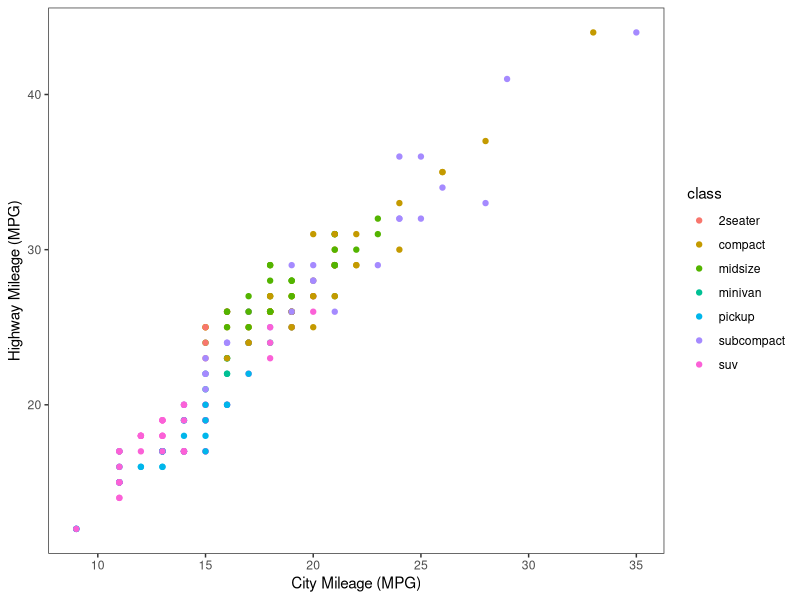
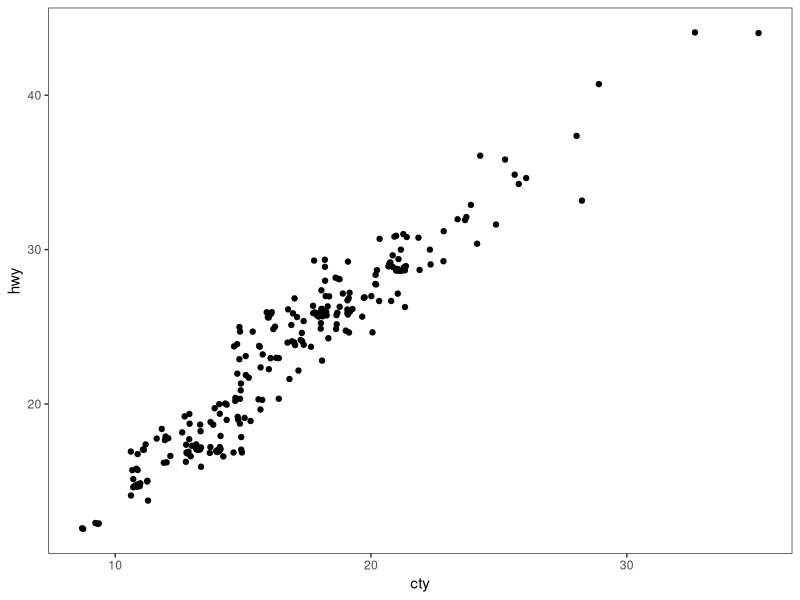
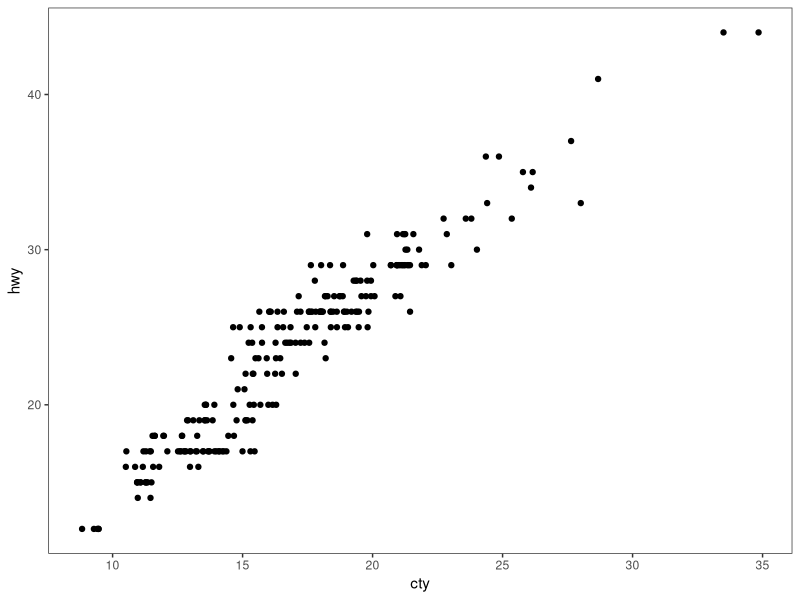
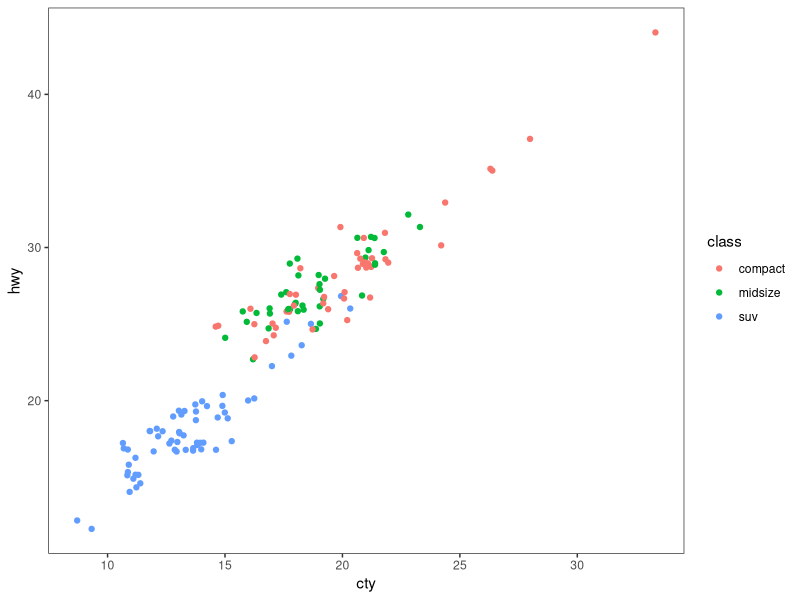
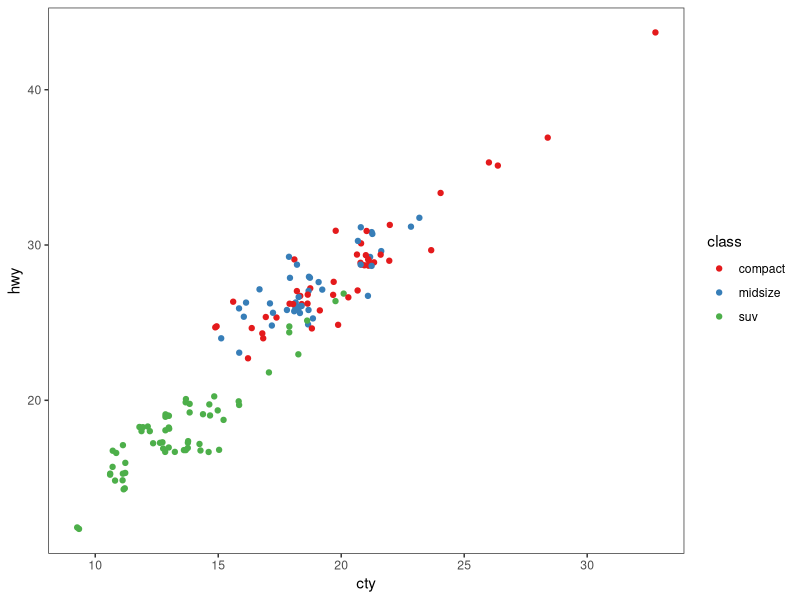
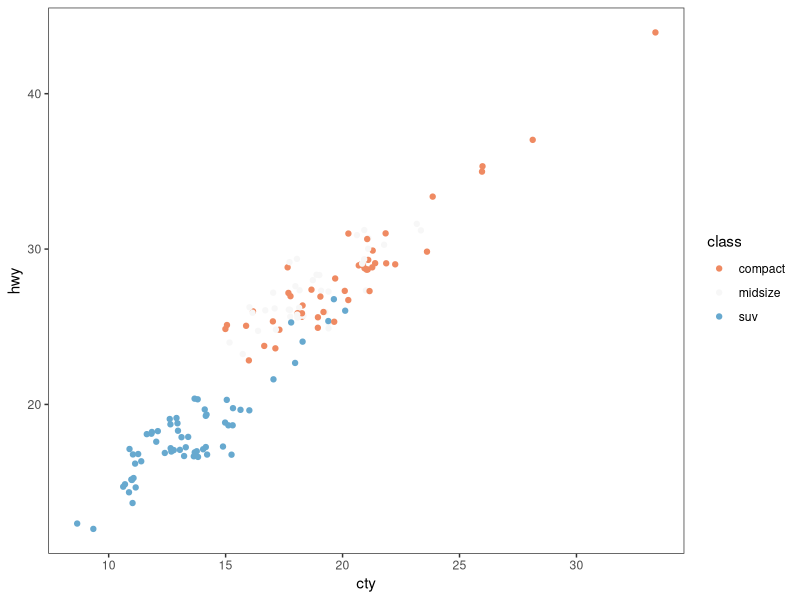
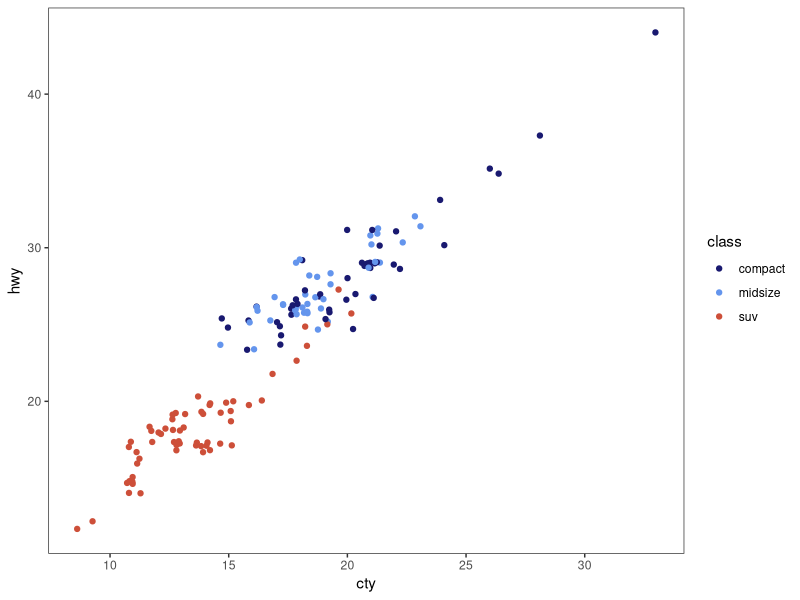
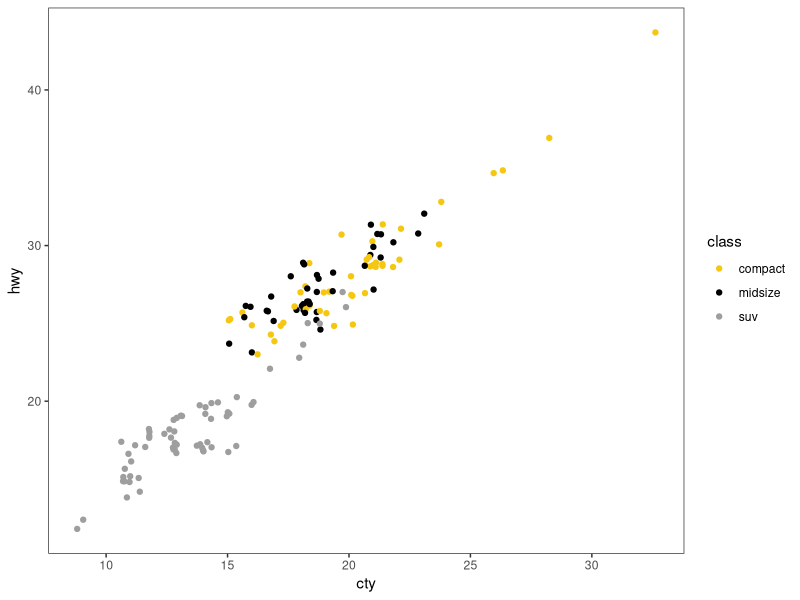

Write R code to recreate these figures, in order. (Note: this script raises an error after producing the figures.)
# ---------------------------------------------------------- #
#### MODULE 3: Plot even more data!                       ####               
# ---------------------------------------------------------- #

## OBJECTIVE:
# 1. To develop a "grammar of graphics".
# 2. To become comfortable using ggplot2 for exploratory data visualization.


# ---------------------------------------------------------- #
#### SET UP:                                              ####
# ---------------------------------------------------------- #
# REMINDER: In RStudio, open the Rproject for our course (UNCG_DataWrangling), 
# pull any changes from GitHub, and navigate to the branch you created for 
# yourself (just a single branch for the whole semester) in RStudio's Git tab.
# Open this week's assignment in this new branch to complete and submit on GitHub.
# Ideally, you'll commit your answers a bit at a time as you work through
# this assignment, rather than committing all at once at the end.

# Reminder of some helpful resources for graphing in R:
# ggplot Cookbook: http://www.cookbook-r.com/Graphs/
# Official ggplot2 Book: https://ggplot2-book.org/
# Themes in ggplot2: https://ggplot2-book.org/polishing.html#themes

# In ggplot2, aesthetic means “something you can see”. Each aesthetic is a
# mapping between a visual cue and a variable.
# Examples include:
# position (i.e., on the x and y axes)
# color (“outside” color)
# fill (“inside” color)
# shape (of points)
# line type
# size

# Each type of geometric object (geom) accepts only a subset of all aesthetics.
# Refer to the geom help pages to see what mappings each geom accepts. Aesthetic
# mappings are set with the aes() function.

# TASK: We will be using the ggplot2 package for graphing. Fortunately, ggplot2 
# is nested within the tidyverse package (along with many others).
# Start by writing code to load the tidyverse library.
# HINT: see the end of assignment #1 if you forgot how to load a package.


# TASK: Write code below to set your theme to black and white and both your major
# AND minor gridlines to element_blank for all plots you'll be making today.
# HINT: Check back to last week's assignment section 1.9 for setting themes for
# all plots.

library(tidyverse)

theme_set(
  theme_bw() +
    theme(
      panel.grid.major = element_blank(),
      panel.grid.minor = element_blank()))


# ---------------------------------------------------------- #
#### 1.0 CORRELATION                                      ####
# ---------------------------------------------------------- #

# We learned how to make correlations last week, but it never hurts to get
# more practice! Let's start by using a data set built into ggplot2.
# The mpg dataset looks at the gas efficiency of different cars. Run the following
# code to load the data:
data(mpg, package = "ggplot2")

# TASK: Create a scatterplot (i.e., a dot plot) to relate city and highway mileage.
# Color the points by the class of car (class column) and label the x and y axis 
# to be more informative (City Mileage (MPG) vs Highway Mileage (MPG)).
# HINT: Refer back to last week's assignment or the ggplot help resources if you 
# forget how to make a scatterplot.

ggplot(mpg, aes(x = cty, y = hwy, color = class)) +
  geom_point() +
  xlab("City Mileage (MPG)") +
  ylab("Highway Mileage (MPG)")

# Looks alright, but the graph may be hiding some information...
# QUESTION: How many data points are in the mpg dataframe?

nrow(mpg)
##234

# QUESTION: Approximately how many dots are in the graph you just made? How does
# that compare to the number of observations in the dataframe?

##There are about 75 dots visible but there are actually 234 observations because many points overlap.

# Try another correlation-focused geom that addresses this problem by running
# the following code:
ggplot(data=mpg, aes(x=cty, y=hwy)) + 
  geom_jitter()


# QUESTION: What happened when you created the plot with geom_jitter?

##The points are spread out

# QUESTION: Run the code to create a plot using geom_jitter a second time. Then run it
# again and again. What happens each time? Why is this happening?

##The points shift around a little due to being randomly placed.

# TASK: The default in geom_jitter is to jitter (or slightly move) the points away
# from each other in both the x and y directions. Check the help file for geom_jitter
# and write code below to make a graph where you jitter points in only the x-dimension
# by 0.5.

ggplot(data = mpg, aes(x = cty, y = hwy)) + 
  geom_jitter(width = 0.5, height = 0)

# ---------------------------------------------------------- #
#### 1.1 DETOUR! COLORS, COLORS, COLORS                   ####
# ---------------------------------------------------------- #

# Our world is so colorful, and our graphs can be too! But we want to be mindful
# of our color choices to not only be beautiful, but also informative and accessible.

# TASK: Create a new dataframe that filters our mpg data down to only information
# for car classes compact, midsize, and suv using an %in% statement. Name your 
# new dataframe mpgSubset.
# HINT: Refer back to the Transform assignment if you want help with %in% (or 
# try googling!)

mpgSubset <- mpg %>%
  filter(class %in% c("compact", "midsize", "suv"))

# ggplot has lots of nice (and some not so nice) built-in color palettes that we 
# can use to fill our bars with color. Try running the following code:
ggplot(data=mpgSubset, aes(x=cty, y=hwy, color=class)) +
  geom_jitter()

# The code above supplies us with ggplot's default color palette, which I find not
# so pleasing. Let's try to change this!

# We can add a statement specifying the scale of colors we would prefer. One way
# to do this is to use other pre-set palettes from ggplot. Run the code below to 
# ask ggplot to use the color brewer's palette called Set 1.
ggplot(data=mpgSubset, aes(x=cty, y=hwy, color=class)) +
  geom_jitter() +
  scale_color_brewer(palette="Set1")

# Alternatively, we could use the "RdBu" palette:
ggplot(data=mpgSubset, aes(x=cty, y=hwy, color=class)) +
  geom_jitter() +
  scale_color_brewer(palette="RdBu")

# QUESTION: Investigate the color brewer's range of palettes at this website: 
# https://r-graph-gallery.com/38-rcolorbrewers-palettes.html
# What do you notice about the colors chosen from each of the palettes that we
# used above? (i.e., does it use the first three colors in the palette? The last
# three? Some other combination?)

##uses three colors from the chosen palette to match the three car classes. 

# We could also pick out EXACTLY which colors we want for our figure. 
# There are 4 main ways to specify colors in R:
### by name
### by number
### by Hex code
### with the rgb() function

# By Name: R allows you to call more than 600 colors by name! Run the following
# code to see a list:
colors()

# We can put in the colors we chose for each variable by adding the 
# scale_color_manual() function to our plot. Try it out by running the following
# code:
ggplot(data=mpgSubset, aes(x=cty, y=hwy, color=class)) +
  geom_jitter() +
  scale_color_manual(values=c('midnightblue', 'cornflowerblue', 'tomato3'))


# You can also chose colors by number, which are assigned in R.

# TASK: Copy and paste the code to make our scatterplot and replace the color names
# with three numbers of your choice (between 1 and 657). How does your new figure look?
# HINT: remember to remove the quotation marks when calling numbers.

ggplot(data = mpgSubset, aes(x = cty, y = hwy, color = class)) +
  geom_jitter() +
  scale_color_manual(values = c(23, 89, 456))

##Data is same just colors are changed black, yellow, grey.

# QUESTION: How do you think you could figure out which color name belongs to
# each color number?
# HINT: Try creating a dataframe from color() by passing it into the
# as.data.frame() function.

as.data.frame(colors())
##Turned colors into a dataframe

# You can also chose colors by Hex code. A Hex color code is a 6-symbol code made
# of up to three 2-symbol elements (6 symbols in length all together). Each of 
# the 2-symbol elements represents a color value in the Red-Green-Blue (RGB) color
# scale from 0 to 255. Hex codes are written with a # in front of them. Let's try
# out calling our colors using hex code.
ggplot(data=mpgSubset, aes(x=cty, y=hwy, color=class)) +
  geom_jitter() +
  scale_color_manual(values=c('#191970', '#6495ED', '#FF6347'))

# There are two great things about hex codes. First, you can call ANY color you 
# want with a hex code. That is, you're not limited to the 657 colors that are
# in ggplot. By specifying the color by hex code, you can pick literally anything!

# TASK: Google the search term "color picker". This should bring up google's color
# picker (in addition to a billion other color picking websites). Use this color
# picker to generate the hex codes for three new colors of your choice. Then copy
# and paste the above code, replacing the hex codes with your color choices.


# The second great thing about hex codes is that you can control the transparency
# of your colors. Transparency is set in a hex code by adding two extra symbols
# to the end, which together make up the "alpha" element. Adding 00 to the end 
# of your hex code will make your color completely transparent, while adding FF 
# to the end will make it completely opaque. Any number/letters in-between will 
# result in partial transparency. You can find a complete list of transparencies
# between 0-100% here: https://gist.github.com/lopspower/03fb1cc0ac9f32ef38f4

ggplot(data = mpgSubset, aes(x = cty, y = hwy, color = class)) +
  geom_jitter() +
  scale_color_manual(values = c("#2E86AB", "#F18F01", "#C73E1D"))

# TASK: Try out transparency by copying and pasting your graph code below and
# adding the alpha element to the end of each of your hex codes to make your
# first color 0% transparent, your second color 50% transparent, and your third
# color 100% transparent.

ggplot(data = mpgSubset, aes(x = cty, y = hwy, color = class)) +
  geom_jitter() +
  scale_color_manual(values = c("#2E86AB00", "#F18F0180", "#C73E1DFF"))

# QUESTION: What happened to the point that you set to 100% transparent?

##Became invisible

# Finally, we can set our colors using the rgb() function. This operates very
# similarly to the hex code, where you can pick exactly the color and transparency
# you want. Try it out by running the following code:
ggplot(data=mpgSubset, aes(x=cty, y=hwy, color=class)) +
  geom_jitter() +
  scale_color_manual(values=c(rgb(.10, .10, .44, 1), rgb(.39, .58, .93, 1), rgb(1.0, .39, .28, 1)))

# TASK: Modify the above code to make all of your points 50% transparent.

ggplot(data = mpgSubset, aes(x = cty, y = hwy, color = class)) +
  geom_jitter() +
  scale_color_manual(values = c(
    rgb(.10, .10, .44, .5),
    rgb(.39, .58, .93, .5),
    rgb(1.0, .39, .28, .5)))

# There are so many inventive and artistic people in the world who have expanded
# the offerings for colors in ggplot. Check out some notable ones listed below
# when choosing colors for this assignment.
### Color-blind friendly palettes: https://github.com/JLSteenwyk/ggpubfigs
### Color palettes from vintage National Parks posters: https://github.com/katiejolly/nationalparkcolors
### Color palettes based on Wes Anderson movies: https://github.com/karthik/wesanderson
### Color palettes from famous Dutch paintings: https://github.com/EdwinTh/dutchmasters


# ---------------------------------------------------------- #
#### 1.2 DETOUR! LEGENDS                                  ####
# ---------------------------------------------------------- #

# When you specify colors in your ggplot code, R throws in a bonus legend for free!
# However, this legend is often not as clear or visually appealing as we might 
# prefer. But as with all geometric objects in ggplot, legends can be easily altered.

# Run the following code to create a scatter plot. Feel free to modify the colors
# as you prefer!
ggplot(data=mpgSubset, aes(x=cty, y=hwy, color=class)) +
  geom_jitter()

# QUESTION: Where did ggplot get the legend title and values from?

##title from varibale name class and values from different categories in class column.

# We could change the title and values in our legend by altering the dataframe
# we are passing into ggplot. But that seems a bit drastic. Instead, we can 
# lean on the same code that specifies our color picks to alter the legend text.
# Try it out by running the following code:
ggplot(data=mpgSubset, aes(x=cty, y=hwy, color=class)) + ##makes the plot and maps cty to x, hwy to y, and class to color
  geom_jitter() + ##shifts points to avoid overlap
  scale_color_manual(values=c('#FCBA03', '#380754', '#496916'), ##choose colors for classes
                     name='Class of Car', ##changes legend title
                     breaks=c('suv', 'midsize', 'compact'), ##legend order
                     labels=c('SUV', 'Midsize', 'Compact')) ##make them all uppercase


# TASK: Label each line of the code above with what it is doing.
# HINT: Check the scale_color_manual help file or ggplot Cookbook for more info.



# IMPORTANT: It is important to pay attention to the order you provide ggplot with 
# your color choices and legend labels! Try running the following code:
ggplot(data=mpgSubset, aes(x=cty, y=hwy, color=class)) + 
  geom_jitter() + 
  scale_color_manual(values=c('#FCBA03', '#380754', '#496916'), 
                     name='Class of Car', 
                     breaks=c('suv', 'midsize', 'compact'), 
                     labels=c('Compact', 'SUV', 'Midsize')) 


# QUESTION: What is wrong with the code above? Why is it so important to be
# careful with the order you pass information into ggplot?

##Labels are in different order. ##Important to be careful so things like this where the legend becomes inaccurate don't happen.

# While changing the legend text and factor order takes place in the scale_color_manual
# step, moving the legend around on the graph page is part of the graph theme. We
# can try this out using the code below:
ggplot(data=mpgSubset, aes(x=cty, y=hwy, color=class)) + 
  geom_jitter() + 
  theme(legend.position='top')


# TASK: Modify the code above to have the legend display along the bottom of
# the figure.

ggplot(data=mpgSubset, aes(x=cty, y=hwy, color=class)) + 
  geom_jitter() + 
  theme(legend.position='bottom')

# We can also have the legend located within the area of the graph itself! We can 
# do this by specifying the coordinates for where the legend should go within the
# graph axes. First we set the legend position and then we set the anchoring 
# position by justifying the legend.
### bottom left: 0,0
### bottom right: 1,0
### top left: 0,1
### top right: 1,1

# Try it out by running the following code:
ggplot(data=mpgSubset, aes(x=cty, y=hwy, color=class)) + 
  geom_jitter() + 
  theme(legend.position=c(1,0), legend.justification=c(1,0))

# QUESTION: What happens if you don't include the code for legend justification
# above?

##legend may end up out of the graph

# TASK: Copy and paste the code from above. Modify it to place the legend in the
# upper left part of the graph.

ggplot(data=mpgSubset, aes(x=cty, y=hwy, color=class)) + 
  geom_jitter() + 
  theme(legend.position=c(0,1), legend.justification=c(0,1))

# Finally, we might want to remove the legend altogether! We would do so by
# modifying the theme as well. 

# TASK: Check the ggplot cookbook to find the legends section. Read what it says 
# about removing the legend. Then copy and paste the graph code from above. Modify
# the code to remove the legend.

ggplot(data=mpgSubset, aes(x=cty, y=hwy, color=class)) + 
  geom_jitter() + 
  theme(legend.position='none')


# ---------------------------------------------------------- #
#### 2.0 DEVIATION                                        ####
# ---------------------------------------------------------- #

# Used to compare variation in values between small number of items (or categories) 
# with respect to a fixed reference.

# Whether the graphical type is a deviation graph or a composition graph (or a 
# ranking graph) may depend on the underlying data structure.

# We used geom_bar() last week with factor data to create a bar graph. But
# geom_bar() is a bit tricky because it can make EITHER a bar graph or a histogram
# depending on the data you give it. The default of geom_bar() is to set stat to 
# count so if you give it just a continuous x value, it will make a histogram. Try
# it with the following code:
ggplot(data=mpg, aes(x=hwy)) + 
  geom_bar()

# In order to have the geom create bars and not a histogram, you must:
# 1) Set stat = identity
# 2) Provide both an x and a y inside the aes(), where x is either a character 
# or factor and y is numeric.

# TASK: Create a dataframe of summary statistics for the mpg data, calculating the
# mean, standard deviation, and standard error for highway mpg grouping by class.
# Name the resulting dataframe highwayMPG and your new variables hwy_mean, hwy_sd,
# and hwy_se.
# HINT: Look back at the Transform assignment if you forget how to summarize the
# data. Also recall, standard error = 1.96*standard deviation.

highwayMPG <- mpg %>%
  group_by(class) %>%
  summarize(
    hwy_mean = mean(hwy),
    hwy_sd = sd(hwy),
    hwy_se = 1.96 * hwy_sd) %>%
  ungroup()

# TASK: Create a bar graph showing the average highway MPG on the y-axis and 
# car class on the x-axis. Fill the bars by class. Add in error bar caps that are 20%
# the width pf the bars.
# HINT: Don't forget to change stat from the default in your geom_bar() statement!

ggplot(data = highwayMPG, aes(x = class, y = hwy_mean, fill = class)) +
  geom_bar(stat = "identity") +
  geom_errorbar(aes(ymin = hwy_mean - hwy_se, ymax = hwy_mean + hwy_se),
                width = 0.2)

# ---------------------------------------------------------- #
#### 2.1 DETOUR! COLORS AND LEGENDS, AGAIN                ####
# ---------------------------------------------------------- #

# Recall that some geometric elements require fills instead of (or sometimes in
# addition to) colors.

# TASK: Create a bar graph with the mpg summary stats with the following parameters:
# (1) Black bar outline
# (2) Bars filled with the color brewer palette "Dark2" using the scale_fill_manual
#     statement
# (3) No legend
# (4) Informative x- and y-axis labels. 

# HINT: Carefully consider whether your color and/or fill should go within an aes() 
# statement, the scale_fill_manual or scale_color_manual statements, or neither.
# If in doubt, try a bunch of ways until it looks how we want it. And consult 
# your helpful ggplot resources on the web.

ggplot(data = highwayMPG, aes(x = class, y = hwy_mean, fill = class)) +
  geom_bar(stat = "identity", color = "black") +
  scale_fill_brewer(palette = "Dark2") +
  theme(legend.position = "none") +
  xlab("Class of Car") +
  ylab("Average Highway MPG")

# ---------------------------------------------------------- #
#### 2.2 DETOUR! AXIS MODIFICATIONS                       ####
# ---------------------------------------------------------- #

# Run the following code, feeling free to modify colors as you prefer:
ggplot(data=highwayMPG, aes(x=class, y=hwy_mean, fill=class)) +
  geom_bar(stat='identity') 

# QUESTION: Where is ggplot getting the x-axis tick labels from?


# Often our tick labels are not the best. We can modify them to be more informative
# or visually appealing by directly modifying the dataframe, but again this feels
# a bit extreme. Instead, we can directly modify the scale of the axis. For axes
# that deal with categories, we are setting the discrete scale. Try it out by
# running the following code:
ggplot(data=highwayMPG, aes(x=class, y=hwy_mean, fill=class)) +
  geom_bar(stat='identity') +
  scale_x_discrete(labels=c('sport', 'compact', 'midsize', 'minivan', 'pickup', 'subcompact', 'SUV'))

# We can also change the scale of the continuous axes, including how large they are
# and where the tick marks fall as follows:
ggplot(data=highwayMPG, aes(x=class, y=hwy_mean, fill=class)) +
  geom_bar(stat='identity') +
  scale_y_continuous(breaks=seq(0, 50, 10)) +
  coord_cartesian(ylim=c(0,50))

# QUESTION: Try running the code above without the coord_cartesian() statement. 
# What is surprising about the resulting graph? Based on this result, what do you
# think the coord_cartesian() statement does?


# We can also add a statement into the scale discrete or continuous statements
# to name our axes, rather than putting in a whole separate step of xlab() or ylab().
# Try it out with the following code:
ggplot(data=highwayMPG, aes(x=class, y=hwy_mean, fill=class)) +
  geom_bar(stat='identity') +
  scale_x_discrete(name='Class of Car') +
  scale_y_continuous(name='Mean Highway MPG')


# Finally, we can flip our axes easily in ggplot as follows:
ggplot(data=highwayMPG, aes(x=class, y=hwy_mean, fill=class)) +
  geom_bar(stat='identity') +
  coord_flip()


# TASK: Let's put it all together. Make a graph of the mpg summary stats with the
# following specifications:
# (1) color by class of car using a color scheme of your choice (not the default)
# (2) plot the class of car on the x-axis and the highway MPG on the y axis
# (3) include better names for the x- and y-axis titles
# (4) include better names for the car classes
# (5) set the scale of the highway mpg to run from 0 to 30 with breaks every 5 
# (6) flip your axes
# (7) remove the legend


# ---------------------------------------------------------- #
#### 3.0 RANKING                                          ####
# ---------------------------------------------------------- #
# Used to compare the position or performance of multiple items with respect to 
# each other. Actual values matters somewhat less than the ranking.

# TASK: Create a dataframe of summary statistics for the mpg data, calculating the
# mean, standard deviation, and standard error for CITY mpg grouping by class.
# Name the resulting dataframe cityMPG and your new variables city_mean, city_sd,
# and city_se.
# HINT: Look back at the Transform assignment if you forget how to summarize the
# data. Also, standard error = 1.96*standard deviation.


# Now we want to plot our data in order from smallest to largest city MPG to get
# a ranking. To do so, we need to use the reorder() function to rearrange the data
# going into our x-axis.
ggplot(cityMPG, aes(x=reorder(class, city_mean), y=city_mean)) + 
  geom_bar(stat="identity")

# TASK: Recreate the above ranking figure to include the following:
# (1) class of car on the x-axis with informative axis and tick labels
# (2) MPG ordered from highest to lowest (hint: try google if you're unsure)
# (3) bars with dary grey outlines and filled by class with your favorite color scheme
# (4) error bars with end caps 30% the width of the bars
# (5) y-axis from 0 to 30 with tick marks every 5
# (6) no legend.


# ---------------------------------------------------------- #
#### 4.0 DISTRIBUTION                                     ####
# ---------------------------------------------------------- #
# When you have lots and lots of data points and want to study where and how the
# data points are distributed.

# Histograms can be accomplished with either geom_bar() or geom_histogram()
ggplot(mpg, aes(hwy)) + 
  geom_histogram()

# TASK: Recreate the graph above, but using geom_bar() instead


# TASK: Try making a histogram with the categorical variable 'manufacturer'.
# What error message do you get?


# QUESTION: What happens when you follow the advice of the error message and 
# make stat='count'?
ggplot(mpg, aes(manufacturer)) + 
  geom_histogram(stat="count")


# TASK: Make a boxplot comparing the distribution of cty (city mileage) for
# each class of car.
# HINT: Look back to last week if you forget how to make a boxplot.


# We can also make a different type of distribution, a violin plot using the 
# geom_violin statement as follows:
ggplot(mpg, aes(x=class, y=cty)) + 
  geom_violin()

# QUESTION: What does a violin plot show? Check google if you're unsure.


# ---------------------------------------------------------- #
#### 5.0 COMPOSITION                                      ####
# ---------------------------------------------------------- #
# Bar charts and pie charts are classic ways of showing composition of a dataset.

# TASK: Let's get some data for this task by determining the number of cars from 
# each car manufacturer in our mpg dataframe. We can do this as follows:
manufacturerFreq <- mpg %>% 
  group_by(manufacturer) %>% 
  summarize(frequency=length(manufacturer)) %>% 
  ungroup()

# TASK: Make a bar graph of the number of cars (frequency) by manufacturer using
# the dataframe we created above.


# We can switch the bar chart you created above into a pie chart simply by changing
# the coordinate system through a series of steps as follows:

ggplot(manufacturerFreq, aes(x=manufacturer, y=frequency)) +
  geom_bar(stat="identity") +
  coord_polar()

ggplot(manufacturerFreq, aes(x=manufacturer, y=frequency, fill=manufacturer)) +
  geom_bar(stat="identity") +
  coord_polar()

ggplot(manufacturerFreq, aes(x="", y=frequency, fill=manufacturer)) +
  geom_bar(stat="identity", width=1) +
  coord_polar()

ggplot(manufacturerFreq, aes(x="", y=frequency, fill=manufacturer)) +
  geom_bar(stat="identity", width=1) +
  coord_polar(theta="y")

ggplot(manufacturerFreq, aes(x="", y=frequency, fill=manufacturer)) +
  geom_bar(stat="identity", width=1) +
  coord_polar(theta="y", start=0) +
  theme_void() +
  theme(legend.title = element_text(size = 12.5), 
        legend.text  = element_text(size = 8.5),
        legend.key.size = unit(.75, "lines"))

# TASK: Annotate the code below to describe what each line does:
ggplot(manufacturerFreq, aes(x="", y=frequency, fill=manufacturer)) +
  geom_bar(stat="identity", width=1) +
  coord_polar(theta="y", start=0) +
  theme_void() +
  theme(legend.title = element_text(size = 12.5), 
        legend.text  = element_text(size = 8.5),
        legend.key.size = unit(.75, "lines"))


# ---------------------------------------------------------- #
#### 6.0 CHANGE                                           ####
# ---------------------------------------------------------- #

# Time series are often best visualized with line graphs. Let's try this out
# with some new data:
data("economics")

# TASK: Use the economics dataset to plot the number of people who are unemployed
# over time (unemploy vs date). Make a scatterplot, then connect the points with 
# lines using geom_line().
# HINT: use ?economics to get more information about this dataset.




# ---------------------------------------------------------- #
#### GROUPS AND MAPS                                      ####
# ---------------------------------------------------------- #

# Let's save these for group project options, this assignment is really long!









# REMEMBER: Save and push your script when you're done with this assignment!
